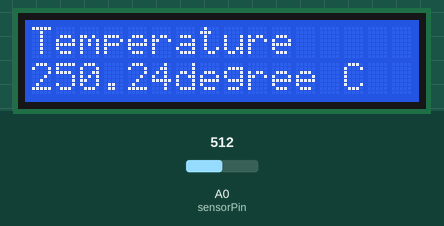
This sketch was run on a simulated Arduino Uno, built with avr-gcc and run on an emulated ATmega328P. Parts: 16×2 character LCD. The inputs (shaded band) are chosen by the test bench; at power-on: A0 (sensorPin) = 512.

Above: at 1.2 s.
1.3 s: A0 (sensorPin) set to 220
At 2.8 s:
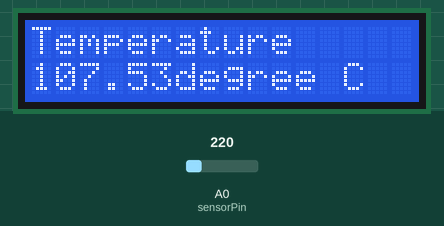
3.1 s: A0 (sensorPin) set to 194
At 4.4 s:
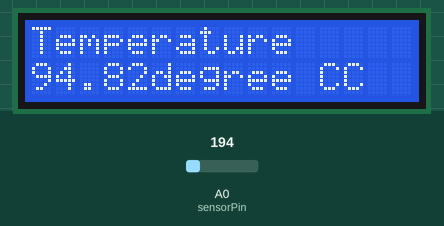
4.7 s: A0 (sensorPin) set to 23
At 5.1 s:
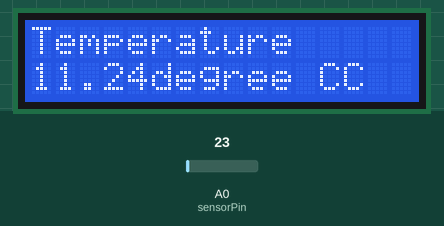
6.3 s: A0 (sensorPin) set to 18
At 6.7 s:
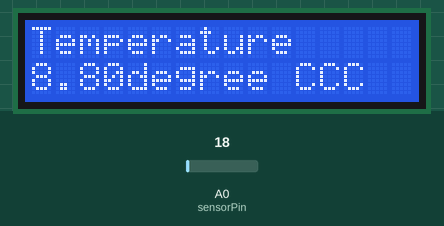
Timing chart, 0 to 8.9 s (numbered marks = the images above; inputs shaded):
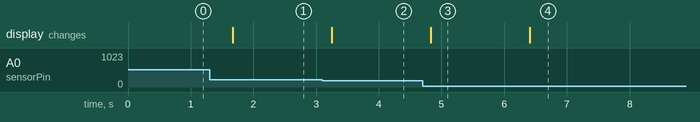

Measured:
- the behaviour switches between 205 and 204 on A0 (sensorPin) (found by bisection; images 1 and 2)
- the behaviour switches between 21 and 20 on A0 (sensorPin) (found by bisection; images 3 and 4)
- after the input at 1.3 s, the display: changes after 0.37 s (image 1)
- after the input at 3.1 s, the display: changes after 0.15 s (image 2)
- after the input at 4.7 s, the display: changes after 0.13 s (image 3)
- after the input at 6.3 s, the display: changes after 0.11 s (image 4)

The sketch:

bai3.ino
```cpp
#include"LiquidCrystal_I2C.h"
int sensorPin= A0;
LiquidCrystal_I2C myI2C(0x27,16,2);
void setup() {
  myI2C.begin();
  myI2C.backlight();

}
void loop()
{
myI2C.home () ;
int reading = analogRead(sensorPin) ;
float voltage = reading * 5.0 / 1023.0;
float temp = voltage * 100.0;
myI2C.print ("Temperature");
myI2C.setCursor(0,1);
myI2C.print(temp);
myI2C.print("degree C");
delay (500);
}
```
